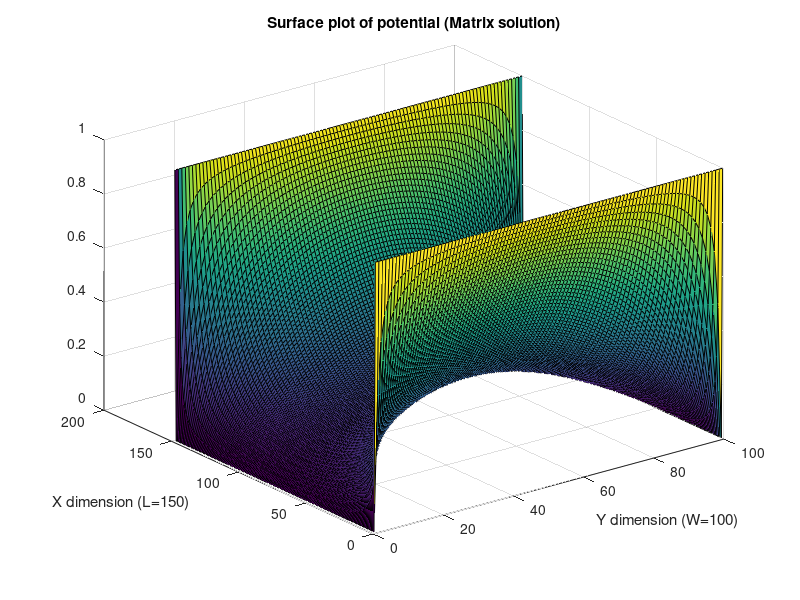
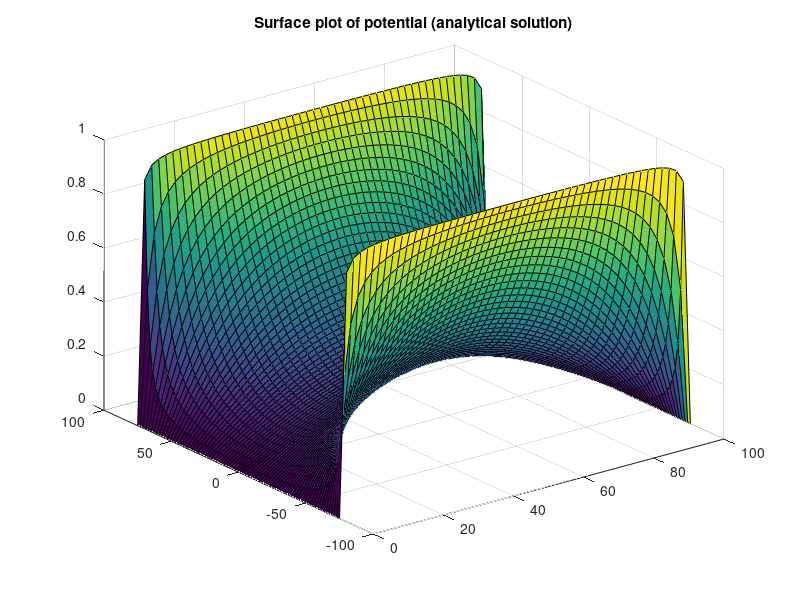

MATLAB code for these plots, in order:
%% Part Two: Two Dimensional Case
% Here we are solving a 2-dimensional version of Laplace's equation in what
% is essentially a rectangular pipe. Our goal is to compare our numerical
% solution to the analytical solution that can be obtained with a
% separation of variables and fourier analysis. Solving the differential
% equations on paper can be annoying, so a numerical solution is
% appropriate here. This approach would be significantly harder in a
% different coordinate system, but for rectangular coordinates, its OK.
% There is an inherent error involved with both methods. The analytical
% solution involves an infinite sum, but since that's not physically
% realizable, I cut it off at 100. On my plot of the analytical solution,
% the top edges are still rounded at the corners, and they aren't at
% perfectly 90 degrees. 
% The finite difference solution I obtained looks really good, but with
% a wider mesh it would look much less smooth. 

nx = 150;
ny = 100;
G = sparse(nx*ny, nx*ny);
B = zeros(1,nx*ny);
cMap = ones(nx,ny);

for i = 1:nx
    for j = 1:ny
        %Setting up the G-Matrix
        n = j + (i-1)*ny;
        if i == 1
            G(n,n) = 1;
            B(n) = 1;
        elseif i == nx
            G(n,n) = 1;
            B(n) = 1;
        elseif j == 1
            G(n,n) = 1;
        elseif j == ny
            G(n,n) = 1;
        else
            nxm = j + (i-2)*ny;
            nxp = j + (i)*ny;
            nym = j-1 + (i-1)*ny;
            nyp = j+1 + (i-1)*ny;
            G(n,nxp) = 1;
            G(n,nyp) = 1;
            G(n,nxm) = 1;
            G(n,nym) = 1;
            G(n,n) = -4;
        end
    end
end
%solving for matrix of potentials
V = G\B';
%remapping back to i,j
Vmap = zeros(nx,ny);
for i = 1:nx
    for j = 1:ny
        n = j + (i-1)*ny;
        Vmap(i,j) = V(n);
    end
end
%plotting V(x,y)
 figure(2)
 surf(Vmap)
 title('Surface plot of potential (Matrix solution)')
 ylabel('X dimension (L=150)')
 xlabel('Y dimension (W=100)')

%analytical solution
[x, y] = meshgrid(-75:2:75, 0:2:100);
a = 100;
b = 75;
V_an = 0;

for N = 1:100
    if rem(N,2) == 1
        V_an = V_an + (4/pi)*(cosh(N*pi*x/a).*sin(N*pi*y/a)) ./ (N*cosh(N*pi*b/a));
        figure(3)
        surf(y,x,V_an)
        title('Surface plot of potential (analytical solution)')
        pause(0.01)
    end
end


